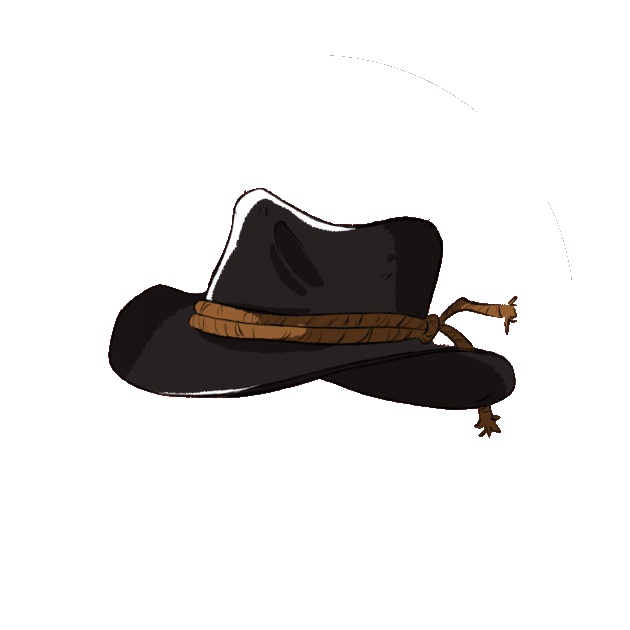
#> input picture hat.PNG, 630 x 630 px
$ python MascaraFiltro.py
#> lines starting #> are read from the running program, lines starting #| are printed output that depends on the picture
import cv2
import numpy as np

# Cargar la máscara que deseas agregar (asegúrate de que sea PNG con transparencia)
mascara = cv2.imread('hat.PNG', cv2.IMREAD_UNCHANGED)  # Cargar PNG con transparencia
#> mascara is the input picture: shape (630, 630, 4); mean B, G, R, A 223.3, 223.9, 225.3, 35.9

# Verificar si la imagen tiene un canal alfa
if mascara.shape[2] != 4:
    print("Error: La imagen no tiene canal alfa.")
    exit()

# Cargar el clasificador preentrenado de rostros
face_cascade = cv2.CascadeClassifier('haarcascade_frontalface_alt2.xml')

# Capturar video desde la cámara
video = cv2.VideoCapture(0)

# Definir un desplazamiento para mover la máscara
desplazamiento_x = 0  # Ajustar según sea necesario
desplazamiento_y = -180  # Ajustar según sea necesario

# Factor de escala para hacer la máscara más grande (por ejemplo, 2 para el doble de tamaño)
factor_escala = 2

while True:
    # Leer cada frame del video
    ret, frame = video.read()
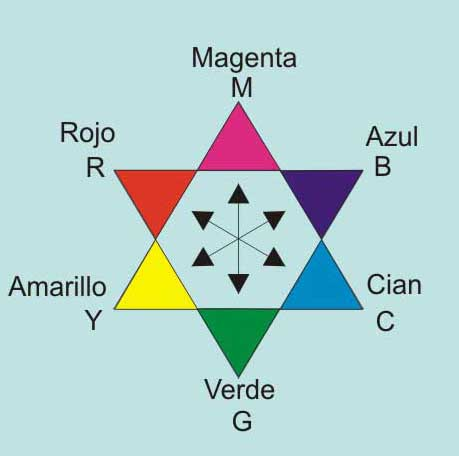
#> input picture estrellita.jpg, 459 x 456 px, given in place of the camera
#> frame is the input picture: shape (456, 459, 3); mean B, G, R 209.8, 210.5, 181.8

    if not ret:
        break

    # Convertir el frame a escala de grises
    frame_gris = cv2.cvtColor(frame, cv2.COLOR_BGR2GRAY)
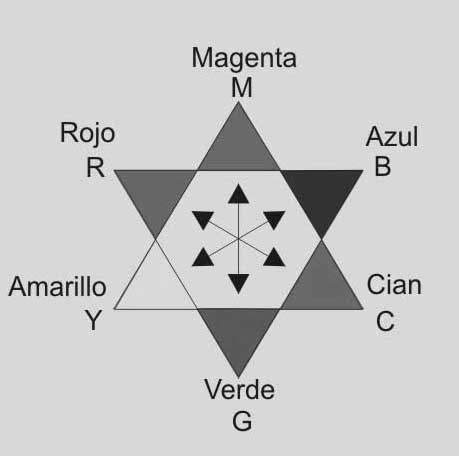
#> frame_gris: shape (456, 459); min 0, max 251, mean 201.9

    # Detectar los rostros en el frame
    rostros = face_cascade.detectMultiScale(frame_gris, scaleFactor=1.1, minNeighbors=5, minSize=(30, 30))
#> rostros = ()

    # Procesar cada rostro detectado
    for (x, y, w, h) in rostros:
        # Redimensionar la máscara para que sea el doble del tamaño del rostro
        w_mascarilla = int(w * factor_escala)
        h_mascarilla = int(h * factor_escala)
        mascara_redimensionada = cv2.resize(mascara, (w_mascarilla, h_mascarilla))

        # Separar los canales de la máscara: color y alfa (transparencia)
        mascara_rgb = mascara_redimensionada[:, :, :3]
        mascara_alpha = mascara_redimensionada[:, :, 3]

        # Asegurarse de que la máscara alfa sea de tipo uint8
        mascara_alpha = cv2.convertScaleAbs(mascara_alpha)

        # Aplicar el desplazamiento y centrar la máscara sobre el rostro
        x_nuevo = x - (w_mascarilla - w) // 2 + desplazamiento_x
        y_nuevo = y - (h_mascarilla - h) // 2 + desplazamiento_y

        # Evitar que la máscara salga del borde de la imagen
        if x_nuevo < 0: x_nuevo = 0
        if y_nuevo < 0: y_nuevo = 0
        if x_nuevo + w_mascarilla > frame.shape[1]: x_nuevo = frame.shape[1] - w_mascarilla
        if y_nuevo + h_mascarilla > frame.shape[0]: y_nuevo = frame.shape[0] - h_mascarilla

        # Crear una región de interés (ROI) en el frame donde colocaremos la máscara
        roi = frame[y_nuevo:y_nuevo+h_mascarilla, x_nuevo:x_nuevo+w_mascarilla]

        # Asegurarse de que la ROI y la máscara tengan el mismo tamaño
        if roi.shape[:2] == mascara_alpha.shape[:2]:
            # Invertir la máscara alfa para obtener la parte del rostro donde se aplicará la máscara
            mascara_alpha_inv = cv2.bitwise_not(mascara_alpha)

            # Enmascarar la región del rostro en la imagen original
            fondo = cv2.bitwise_and(roi, roi, mask=mascara_alpha_inv)

            # Enmascarar la máscara RGB
            mascara_fg = cv2.bitwise_and(mascara_rgb, mascara_rgb, mask=mascara_alpha)

            # Combinar el fondo (parte del rostro sin máscara) y la parte con la máscara
            resultado = cv2.add(fondo, mascara_fg)

            # Reemplazar la región del rostro con la imagen combinada
            frame[y_nuevo:y_nuevo+h_mascarilla, x_nuevo:x_nuevo+w_mascarilla] = resultado

        else:
            print("Error: El tamaño de la ROI no coincide con la máscara.")
#> this loop made 0 passes

    # Mostrar el frame con la máscara aplicada
    cv2.imshow('Video con mascara', frame)

    # Presionar 'q' para salir del loop
    if cv2.waitKey(1) & 0xFF == ord('q'):
#> (key q is pressed here)
        break

# Liberar la captura de video y cerrar las ventanas
video.release()
cv2.destroyAllWindows()
